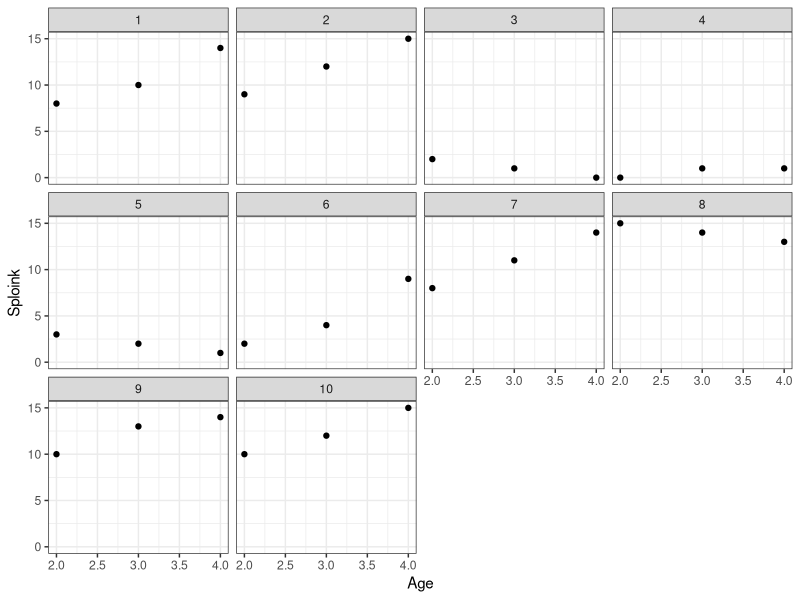
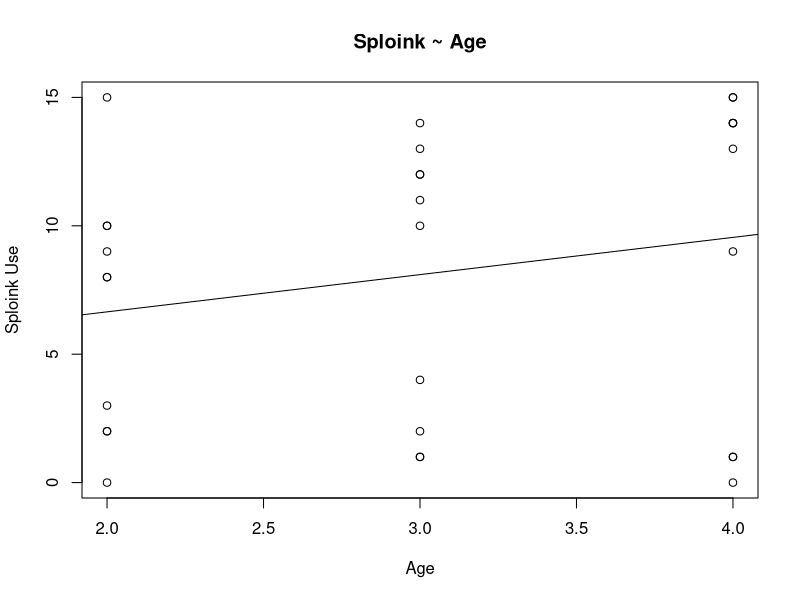
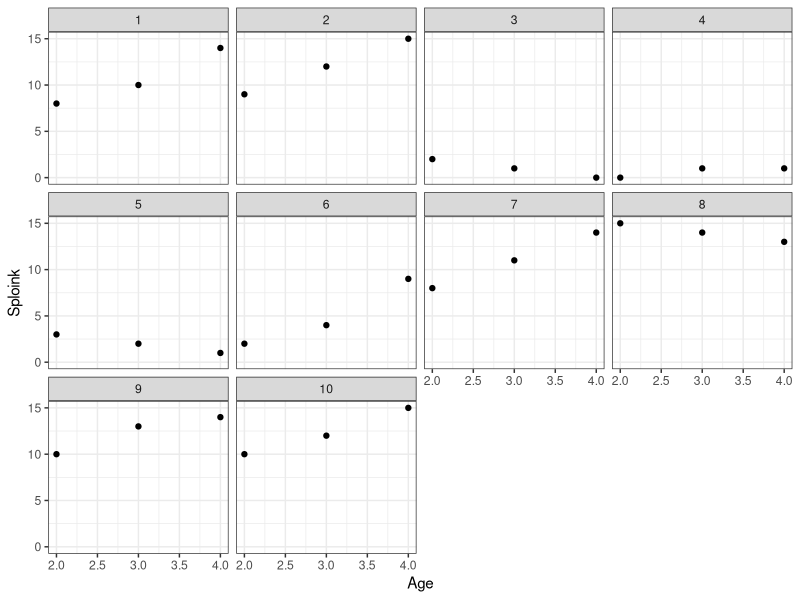

Reproduce these figures in R, in order.
# Figure 1
sdat = read.delim("sploink.txt")

tiff(filename = "ch13.figure1.tiff", height = 1350, width = 1800, unit = "px",
     compression = c("lzw"), res = 300)

plot(Sploink ~ Age, data = sdat, main = "Sploink ~ Age",
     xlab = "Age", ylab = "Sploink Use")
abline(lm(Sploink ~ Age, data = sdat))

dev.off()

# Figure 2
library(ggplot2)
qplot(Age, Sploink, data = sdat, facets = ~ Child) + theme_bw()

ggsave(filename = "ch13.figure2.tiff", height = 1350, width = 2700, units = "px",
       compression = c("lzw"), dpi = 300)